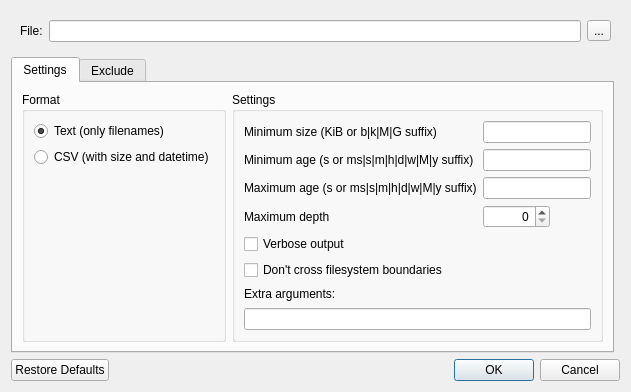
<?xml version="1.0" encoding="UTF-8"?>
<ui version="4.0">
 <class>ExportDialog</class>
 <widget class="QDialog" name="ExportDialog">
  <property name="geometry">
   <rect>
    <x>0</x>
    <y>0</y>
    <width>614</width>
    <height>358</height>
   </rect>
  </property>
  <property name="sizePolicy">
   <sizepolicy hsizetype="Fixed" vsizetype="Fixed">
    <horstretch>0</horstretch>
    <verstretch>0</verstretch>
   </sizepolicy>
  </property>
  <layout class="QGridLayout" name="gridLayout">
   <property name="sizeConstraint">
    <enum>QLayout::SetFixedSize</enum>
   </property>
   <item row="9" column="0" colspan="2">
    <widget class="QDialogButtonBox" name="buttonBox">
     <property name="standardButtons">
      <set>QDialogButtonBox::Cancel|QDialogButtonBox::Ok|QDialogButtonBox::RestoreDefaults</set>
     </property>
    </widget>
   </item>
   <item row="1" column="0" colspan="2">
    <widget class="QWidget" name="pathGroup" native="true">
     <layout class="QHBoxLayout" name="horizontalLayout">
      <item>
       <widget class="QLabel" name="label_13">
        <property name="sizePolicy">
         <sizepolicy hsizetype="Fixed" vsizetype="Preferred">
          <horstretch>0</horstretch>
          <verstretch>0</verstretch>
         </sizepolicy>
        </property>
        <property name="text">
         <string>File:</string>
        </property>
        <property name="buddy">
         <cstring>textFile</cstring>
        </property>
       </widget>
      </item>
      <item>
       <widget class="QLineEdit" name="textFile"/>
      </item>
      <item>
       <widget class="QToolButton" name="fileBrowse">
        <property name="text">
         <string>...</string>
        </property>
       </widget>
      </item>
     </layout>
    </widget>
   </item>
   <item row="3" column="0">
    <widget class="QTabWidget" name="tabWidget">
     <property name="currentIndex">
      <number>0</number>
     </property>
     <widget class="QWidget" name="tab1">
      <attribute name="title">
       <string>Settings</string>
      </attribute>
      <layout class="QGridLayout" name="gridLayout_2">
       <item row="0" column="0">
        <widget class="QGroupBox" name="modeFormat">
         <property name="title">
          <string>Format</string>
         </property>
         <layout class="QFormLayout" name="formLayout_2">
          <property name="bottomMargin">
           <number>0</number>
          </property>
          <item row="0" column="0">
           <widget class="QRadioButton" name="rbText">
            <property name="sizePolicy">
             <sizepolicy hsizetype="Fixed" vsizetype="Fixed">
              <horstretch>0</horstretch>
              <verstretch>0</verstretch>
             </sizepolicy>
            </property>
            <property name="text">
             <string>Text (only filenames)</string>
            </property>
            <property name="checked">
             <bool>true</bool>
            </property>
           </widget>
          </item>
          <item row="1" column="0">
           <widget class="QRadioButton" name="rbCSV">
            <property name="sizePolicy">
             <sizepolicy hsizetype="Fixed" vsizetype="Fixed">
              <horstretch>0</horstretch>
              <verstretch>0</verstretch>
             </sizepolicy>
            </property>
            <property name="text">
             <string>CSV (with size and datetime)</string>
            </property>
           </widget>
          </item>
         </layout>
        </widget>
       </item>
       <item row="0" column="1">
        <widget class="QGroupBox" name="groupBox_2">
         <property name="title">
          <string>Settings</string>
         </property>
         <layout class="QGridLayout" name="gridLayout_4">
          <item row="6" column="0">
           <widget class="QLabel" name="label_12">
            <property name="text">
             <string>Extra arguments:</string>
            </property>
           </widget>
          </item>
          <item row="2" column="0">
           <widget class="QLabel" name="label_18">
            <property name="text">
             <string>Maximum age (s or ms|s|m|h|d|w|M|y suffix)</string>
            </property>
            <property name="buddy">
             <cstring>textMaxAge</cstring>
            </property>
           </widget>
          </item>
          <item row="3" column="1">
           <widget class="QSpinBox" name="spinMaxDepth">
            <property name="sizePolicy">
             <sizepolicy hsizetype="Fixed" vsizetype="Fixed">
              <horstretch>0</horstretch>
              <verstretch>0</verstretch>
             </sizepolicy>
            </property>
            <property name="alignment">
             <set>Qt::AlignRight|Qt::AlignTrailing|Qt::AlignVCenter</set>
            </property>
            <property name="maximum">
             <number>999999</number>
            </property>
           </widget>
          </item>
          <item row="1" column="0">
           <widget class="QLabel" name="label_16">
            <property name="text">
             <string>Minimum age (s or ms|s|m|h|d|w|M|y suffix)</string>
            </property>
            <property name="buddy">
             <cstring>textMinAge</cstring>
            </property>
           </widget>
          </item>
          <item row="0" column="1">
           <widget class="QLineEdit" name="textMinSize">
            <property name="sizePolicy">
             <sizepolicy hsizetype="Fixed" vsizetype="Fixed">
              <horstretch>0</horstretch>
              <verstretch>0</verstretch>
             </sizepolicy>
            </property>
           </widget>
          </item>
          <item row="1" column="1">
           <widget class="QLineEdit" name="textMinAge">
            <property name="sizePolicy">
             <sizepolicy hsizetype="Fixed" vsizetype="Fixed">
              <horstretch>0</horstretch>
              <verstretch>0</verstretch>
             </sizepolicy>
            </property>
           </widget>
          </item>
          <item row="0" column="0">
           <widget class="QLabel" name="label_15">
            <property name="text">
             <string>Minimum size (KiB or b|k|M|G suffix)</string>
            </property>
            <property name="buddy">
             <cstring>textMinSize</cstring>
            </property>
           </widget>
          </item>
          <item row="2" column="1">
           <widget class="QLineEdit" name="textMaxAge">
            <property name="sizePolicy">
             <sizepolicy hsizetype="Fixed" vsizetype="Fixed">
              <horstretch>0</horstretch>
              <verstretch>0</verstretch>
             </sizepolicy>
            </property>
           </widget>
          </item>
          <item row="3" column="0">
           <widget class="QLabel" name="label_17">
            <property name="text">
             <string>Maximum depth</string>
            </property>
            <property name="buddy">
             <cstring>spinMaxDepth</cstring>
            </property>
           </widget>
          </item>
          <item row="7" column="0" colspan="2">
           <widget class="QLineEdit" name="textExtra"/>
          </item>
          <item row="5" column="0" colspan="2">
           <widget class="QCheckBox" name="checkSameFilesystem">
            <property name="text">
             <string>Don't cross filesystem boundaries</string>
            </property>
           </widget>
          </item>
          <item row="4" column="0" colspan="2">
           <widget class="QCheckBox" name="checkVerbose">
            <property name="text">
             <string>Verbose output</string>
            </property>
           </widget>
          </item>
         </layout>
        </widget>
       </item>
      </layout>
     </widget>
     <widget class="QWidget" name="tab4">
      <attribute name="title">
       <string>Exclude</string>
      </attribute>
      <layout class="QVBoxLayout" name="verticalLayout_3">
       <item>
        <widget class="QPlainTextEdit" name="textExclude">
         <property name="lineWrapMode">
          <enum>QPlainTextEdit::NoWrap</enum>
         </property>
        </widget>
       </item>
      </layout>
     </widget>
    </widget>
   </item>
  </layout>
 </widget>
 <tabstops>
  <tabstop>textFile</tabstop>
  <tabstop>fileBrowse</tabstop>
  <tabstop>tabWidget</tabstop>
  <tabstop>rbText</tabstop>
  <tabstop>rbCSV</tabstop>
  <tabstop>textMinSize</tabstop>
  <tabstop>textMinAge</tabstop>
  <tabstop>textMaxAge</tabstop>
  <tabstop>spinMaxDepth</tabstop>
  <tabstop>checkVerbose</tabstop>
  <tabstop>checkSameFilesystem</tabstop>
  <tabstop>textExtra</tabstop>
  <tabstop>textExclude</tabstop>
 </tabstops>
 <resources/>
 <connections/>
</ui>
